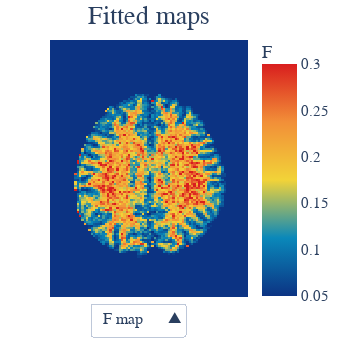

This figure's notebook cell:
### Code cell
#| label: qmtFig7cell

updatemenus = list([    
    dict(active=0,
         x = 0.2,
         xanchor = 'left',
         y = -0.15,
         yanchor = 'bottom',
         direction = 'up',
         font=dict(
                family='Times New Roman',
                size=16),
         buttons=list([   
            dict(label = 'F map',
                 method = 'update',
                 args = [{'visible': [True, False, False, False]},
                         ]),
            dict(label = 'kf map',
                 method = 'update',
                 args = [{'visible': [False, True, False, False]},
                         ]),
            dict(label = 'T2f map',
                 method = 'update',
                 args = [{'visible': [False, False, True, False]},
                         ]),
             dict(label = 'T2r map',
                 method = 'update',
                 args = [{'visible': [False, False, False, True]},
                         ])
        ]),
    )
])

layout2 = dict(
    width=345,
    height=345,
    margin = dict(
                t=40,
                r=50,
                b=10,
                l=50),
    annotations=[
        dict(
            x=0.5,
            y=1.15,
            showarrow=False,
            text='Fitted maps',
            font=dict(
                family='Times New Roman',
                size=26
            ),
            xref='paper',
            yref='paper'
        )
    ],
    xaxis = dict(range = [0,85], autorange = False,
             showgrid = False, zeroline = False, showticklabels = False,
             ticks = '', domain=[0, 1]),
    yaxis = dict(range = [0,127], autorange = False,
             showgrid = False, zeroline = False, showticklabels = False,
             ticks = '', domain=[0, 1]),
    showlegend = False,
    autosize = False,
    updatemenus=updatemenus
)

fig = dict(data=data2,layout=layout2)

iplot(fig, filename = 'basic-heatmap', config = config)

### Figure 1 — Plotly figure (JSON) as saved in the notebook; plotly's stock layout.template omitted (floating-point values rounded to 4 significant figures; data arrays with more than 128 entries replaced by an {"elided": "..."} marker saying what was removed)
{"data": [{"colorbar": {"thickness": 35, "tickfont": {"family": "Times New Roman", "size": 15}, "title": {"text": "F"}, "ypad": 1}, "colorscale": [[0, "rgb(12,51,131)"], [0.25, "rgb(10,136,186)"], [0.5, "rgb(242,211,56)"], [0.75, "rgb(242,143,56)"], [1, "rgb(217,30,30)"]], "name": "F", "type": "heatmap", "visible": true, "x": [0, 1, 2, 3, 4, 5, 6, 7, 8, 9, 10, 11, 12, 13, 14, 15, 16, 17, 18, 19, 20, 21, 22, 23, 24, 25, 26, 27, 28, 29, 30, 31, 32, 33, 34, 35, 36, 37, 38, 39, 40, 41, 42, 43, 44, 45, 46, 47, 48, 49, 50, 51, 52, 53, 54, 55, 56, 57, 58, 59, 60, 61, 62, 63, 64, 65, 66, 67, 68, 69, 70, 71, 72, 73, 74, 75, 76, 77, 78, 79, 80, 81, 82, 83, 84, 85, 86, 87], "y": [0, 1, 2, 3, 4, 5, 6, 7, 8, 9, 10, 11, 12, 13, 14, 15, 16, 17, 18, 19, 20, 21, 22, 23, 24, 25, 26, 27, 28, 29, 30, 31, 32, 33, 34, 35, 36, 37, 38, 39, 40, 41, 42, 43, 44, 45, 46, 47, 48, 49, 50, 51, 52, 53, 54, 55, 56, 57, 58, 59, 60, 61, 62, 63, 64, 65, 66, 67, 68, 69, 70, 71, 72, 73, 74, 75, 76, 77, 78, 79, 80, 81, 82, 83, 84, 85, 86, 87, 88, 89, 90, 91, 92, 93, 94, 95, 96, 97, 98, 99, 100, 101, 102, 103, 104, 105, 106, 107, 108, 109, 110, 111, 112, 113, 114, 115, 116, 117, 118, 119, 120, 121, 122, 123, 124, 125, 126, 127], "z": {"elided": "128x88 float values"}, "zmax": 0.3, "zmin": 0.05}, {"colorbar": {"thickness": 35, "tickfont": {"family": "Times New Roman", "size": 15}, "title": {"text": "k<sub>f</sub> (s<sup>-1</sup>)"}, "ypad": 1}, "colorscale": [[0, "rgb(12,51,131)"], [0.25, "rgb(10,136,186)"], [0.5, "rgb(242,211,56)"], [0.75, "rgb(242,143,56)"], [1, "rgb(217,30,30)"]], "name": "k<sub>f</sub> (s<sup>-1</sup>)", "type": "heatmap", "visible": false, "x": [0, 1, 2, 3, 4, 5, 6, 7, 8, 9, 10, 11, 12, 13, 14, 15, 16, 17, 18, 19, 20, 21, 22, 23, 24, 25, 26, 27, 28, 29, 30, 31, 32, 33, 34, 35, 36, 37, 38, 39, 40, 41, 42, 43, 44, 45, 46, 47, 48, 49, 50, 51, 52, 53, 54, 55, 56, 57, 58, 59, 60, 61, 62, 63, 64, 65, 66, 67, 68, 69, 70, 71, 72, 73, 74, 75, 76, 77, 78, 79, 80, 81, 82, 83, 84, 85, 86, 87], "y": [0, 1, 2, 3, 4, 5, 6, 7, 8, 9, 10, 11, 12, 13, 14, 15, 16, 17, 18, 19, 20, 21, 22, 23, 24, 25, 26, 27, 28, 29, 30, 31, 32, 33, 34, 35, 36, 37, 38, 39, 40, 41, 42, 43, 44, 45, 46, 47, 48, 49, 50, 51, 52, 53, 54, 55, 56, 57, 58, 59, 60, 61, 62, 63, 64, 65, 66, 67, 68, 69, 70, 71, 72, 73, 74, 75, 76, 77, 78, 79, 80, 81, 82, 83, 84, 85, 86, 87, 88, 89, 90, 91, 92, 93, 94, 95, 96, 97, 98, 99, 100, 101, 102, 103, 104, 105, 106, 107, 108, 109, 110, 111, 112, 113, 114, 115, 116, 117, 118, 119, 120, 121, 122, 123, 124, 125, 126, 127], "z": {"elided": "128x88 float values"}}, {"colorbar": {"thickness": 35, "tickfont": {"family": "Times New Roman", "size": 15}, "title": {"text": "T<sub>2f</sub> (ms)"}}, "colorscale": [[0, "rgb(12,51,131)"], [0.25, "rgb(10,136,186)"], [0.5, "rgb(242,211,56)"], [0.75, "rgb(242,143,56)"], [1, "rgb(217,30,30)"]], "name": "T<sub>2f</sub> (ms)", "type": "heatmap", "visible": false, "x": [0, 1, 2, 3, 4, 5, 6, 7, 8, 9, 10, 11, 12, 13, 14, 15, 16, 17, 18, 19, 20, 21, 22, 23, 24, 25, 26, 27, 28, 29, 30, 31, 32, 33, 34, 35, 36, 37, 38, 39, 40, 41, 42, 43, 44, 45, 46, 47, 48, 49, 50, 51, 52, 53, 54, 55, 56, 57, 58, 59, 60, 61, 62, 63, 64, 65, 66, 67, 68, 69, 70, 71, 72, 73, 74, 75, 76, 77, 78, 79, 80, 81, 82, 83, 84, 85, 86, 87], "y": [0, 1, 2, 3, 4, 5, 6, 7, 8, 9, 10, 11, 12, 13, 14, 15, 16, 17, 18, 19, 20, 21, 22, 23, 24, 25, 26, 27, 28, 29, 30, 31, 32, 33, 34, 35, 36, 37, 38, 39, 40, 41, 42, 43, 44, 45, 46, 47, 48, 49, 50, 51, 52, 53, 54, 55, 56, 57, 58, 59, 60, 61, 62, 63, 64, 65, 66, 67, 68, 69, 70, 71, 72, 73, 74, 75, 76, 77, 78, 79, 80, 81, 82, 83, 84, 85, 86, 87, 88, 89, 90, 91, 92, 93, 94, 95, 96, 97, 98, 99, 100, 101, 102, 103, 104, 105, 106, 107, 108, 109, 110, 111, 112, 113, 114, 115, 116, 117, 118, 119, 120, 121, 122, 123, 124, 125, 126, 127], "z": {"elided": "128x88 float values"}, "zmax": 0.05, "zmin": 0}, {"colorbar": {"thickness": 35, "tickfont": {"family": "Times New Roman", "size": 15}, "ticklen": 7, "title": {"text": "T<sub>2r</sub> (s)"}}, "colorscale": [[0, "rgb(12,51,131)"], [0.25, "rgb(10,136,186)"], [0.5, "rgb(242,211,56)"], [0.75, "rgb(242,143,56)"], [1, "rgb(217,30,30)"]], "name": "T<sub>2r</sub> (μs)", "type": "heatmap", "visible": false, "x": [0, 1, 2, 3, 4, 5, 6, 7, 8, 9, 10, 11, 12, 13, 14, 15, 16, 17, 18, 19, 20, 21, 22, 23, 24, 25, 26, 27, 28, 29, 30, 31, 32, 33, 34, 35, 36, 37, 38, 39, 40, 41, 42, 43, 44, 45, 46, 47, 48, 49, 50, 51, 52, 53, 54, 55, 56, 57, 58, 59, 60, 61, 62, 63, 64, 65, 66, 67, 68, 69, 70, 71, 72, 73, 74, 75, 76, 77, 78, 79, 80, 81, 82, 83, 84, 85, 86, 87], "y": [0, 1, 2, 3, 4, 5, 6, 7, 8, 9, 10, 11, 12, 13, 14, 15, 16, 17, 18, 19, 20, 21, 22, 23, 24, 25, 26, 27, 28, 29, 30, 31, 32, 33, 34, 35, 36, 37, 38, 39, 40, 41, 42, 43, 44, 45, 46, 47, 48, 49, 50, 51, 52, 53, 54, 55, 56, 57, 58, 59, 60, 61, 62, 63, 64, 65, 66, 67, 68, 69, 70, 71, 72, 73, 74, 75, 76, 77, 78, 79, 80, 81, 82, 83, 84, 85, 86, 87, 88, 89, 90, 91, 92, 93, 94, 95, 96, 97, 98, 99, 100, 101, 102, 103, 104, 105, 106, 107, 108, 109, 110, 111, 112, 113, 114, 115, 116, 117, 118, 119, 120, 121, 122, 123, 124, 125, 126, 127], "z": {"elided": "128x88 float values"}, "zmax": 2.5e-05, "zmin": 5e-06}], "layout": {"annotations": [{"font": {"family": "Times New Roman", "size": 26}, "showarrow": false, "text": "Fitted maps", "x": 0.5, "xref": "paper", "y": 1.15, "yref": "paper"}], "autosize": false, "height": 345, "margin": {"b": 10, "l": 50, "r": 50, "t": 40}, "showlegend": false, "updatemenus": [{"active": 0, "buttons": [{"args": [{"visible": [true, false, false, false]}], "label": "F map", "method": "update"}, {"args": [{"visible": [false, true, false, false]}], "label": "kf map", "method": "update"}, {"args": [{"visible": [false, false, true, false]}], "label": "T2f map", "method": "update"}, {"args": [{"visible": [false, false, false, true]}], "label": "T2r map", "method": "update"}], "direction": "up", "font": {"family": "Times New Roman", "size": 16}, "x": 0.2, "xanchor": "left", "y": -0.15, "yanchor": "bottom"}], "width": 345, "xaxis": {"autorange": false, "domain": [0, 1], "range": [0, 85], "showgrid": false, "showticklabels": false, "ticks": "", "zeroline": false}, "yaxis": {"autorange": false, "domain": [0, 1], "range": [0, 127], "showgrid": false, "showticklabels": false, "ticks": "", "zeroline": false}}}
